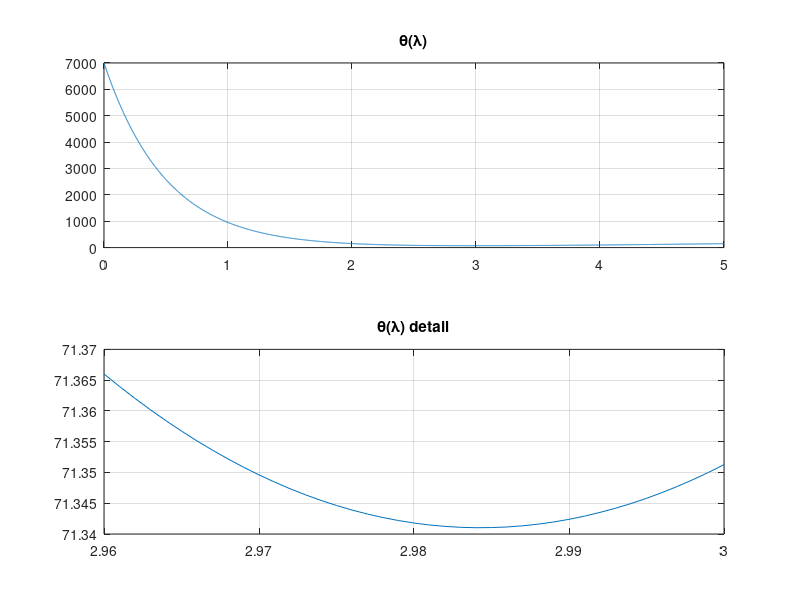

MATLAB code for this plot:
lamla=0:0.001:5;
y=7000*exp(-2*lamla)+6*lamla.^2;
subplot(2,1,1);
plot(lamla,y);
grid on;
title('\theta(\lambda)');


lamla_2=2.96:0.001:3.00;
y_2=7000*exp(-2*lamla_2)+6*lamla_2.^2;
subplot(2,1,2);
plot(lamla_2,y_2);
grid on;
title('\theta(\lambda) detail');
